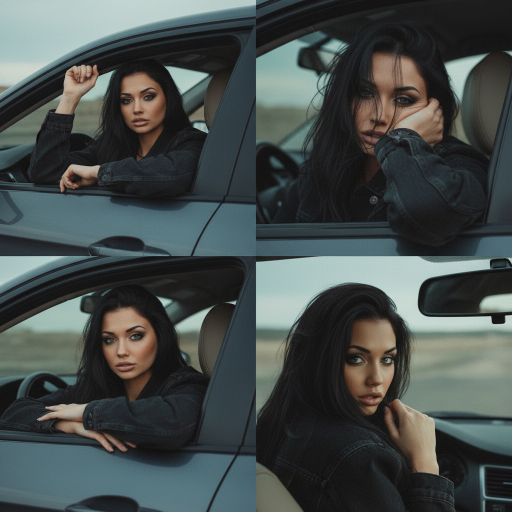
#> input picture AGI/examples/grid2x2.png, 1024 x 1024 px, found by its file name (shown at 1/2 size)
$ python analyze_image_colors.py
#> lines starting #> are read from the running program, lines starting #| are printed output that depends on the picture
from PIL import Image
import numpy as np

image_path = r".\AGI\examples\grid2x2.png"

img = Image.open(image_path)
#> img is the input picture: PIL image 1024x1024 RGB; mean R, G, B 69.6, 77.1, 75.7
img_array = np.array(img)

print(f"Image: {image_path}")
print(f"Dimensions: {img.width}x{img.height}")
#| Dimensions: 1024x1024
print(f"Mode: {img.mode}")
#| Mode: RGB
print(f"\nColor statistics:")
print(f"Unique colors: {len(np.unique(img_array.reshape(-1, img_array.shape[2]), axis=0))}")
#| Unique colors: 104639
print(f"\nFirst 100x100 pixel sample (top-left corner):")
sample = img_array[:100, :100]
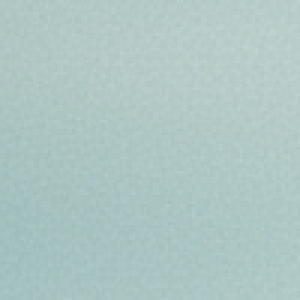
#> sample: shape (100, 100, 3) (shown 3 times larger); mean R, G, B 174.2, 199, 196.6
unique_sample_colors = np.unique(sample.reshape(-1, sample.shape[2]), axis=0)
#> unique_sample_colors = 868 rows, first 8: [157, 188, 186], [158, 188, 187], [158, 188, 188], [158, 189, 189], [159, 188, 187], [159, 188, 188], [159, 188, 189], [159, 189, 188]
print(f"Unique colors in sample: {len(unique_sample_colors)}")
#| Unique colors in sample: 868
print(f"Sample colors (RGB):")
for i, color in enumerate(unique_sample_colors[:10]):
    print(f"  Color {i+1}: RGB{tuple(color)}")
#> this loop made 10 passes
#|   Color 1: RGB(157, 188, 186)
#|   Color 2: RGB(158, 188, 187)
#|   Color 3: RGB(158, 188, 188)
#|   Color 4: RGB(158, 189, 189)
#|   Color 5: RGB(159, 188, 187)
#|   Color 6: RGB(159, 188, 188)
#|   Color 7: RGB(159, 188, 189)
#|   Color 8: RGB(159, 189, 188)
#> (further printed lines are left out)

# Save a smaller thumbnail to inspect
thumbnail = img.copy()
thumbnail.thumbnail((200, 200))
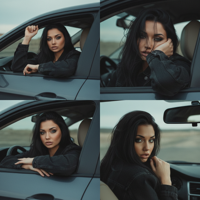
#> thumbnail: PIL image 200x200 RGB; mean R, G, B 69.8, 77.2, 75.8
thumbnail.save("grid2x2_thumbnail.png")
print(f"\nThumbnail saved to: grid2x2_thumbnail.png")
